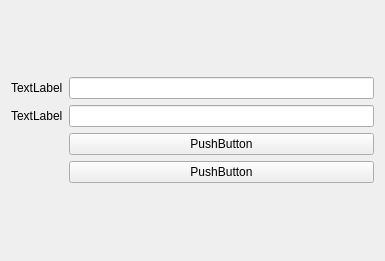
<?xml version="1.0" encoding="UTF-8"?>
<ui version="4.0">
 <class>Form</class>
 <widget class="QWidget" name="Form">
  <property name="geometry">
   <rect>
    <x>0</x>
    <y>0</y>
    <width>385</width>
    <height>261</height>
   </rect>
  </property>
  <property name="windowTitle">
   <string>Form</string>
  </property>
  <layout class="QGridLayout" name="gridLayout">
   <item row="0" column="1">
    <layout class="QGridLayout" name="gridLayout_2">
     <item row="0" column="0">
      <widget class="QLabel" name="label">
       <property name="text">
        <string>TextLabel</string>
       </property>
      </widget>
     </item>
     <item row="1" column="0">
      <widget class="QLabel" name="label_2">
       <property name="text">
        <string>TextLabel</string>
       </property>
      </widget>
     </item>
     <item row="4" column="1">
      <widget class="QPushButton" name="pushButton">
       <property name="text">
        <string>PushButton</string>
       </property>
      </widget>
     </item>
     <item row="0" column="1">
      <widget class="QLineEdit" name="lineEdit"/>
     </item>
     <item row="1" column="1">
      <widget class="QLineEdit" name="lineEdit_2"/>
     </item>
     <item row="3" column="1">
      <widget class="QPushButton" name="pushButton_2">
       <property name="text">
        <string>PushButton</string>
       </property>
      </widget>
     </item>
    </layout>
   </item>
  </layout>
 </widget>
 <resources/>
 <connections/>
</ui>
